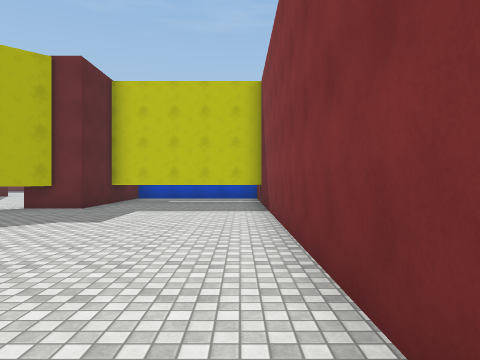
[1] (above)

16 first-person views from a walk through a 3-D level made in the Unity game engine. The camera is 1.5 m above the floor, looks level and sees 70° across. The floor is counted in squares, 2 m on a side. Each view is taken from the middle of a square. On the plan, view 1 faces up. The plan holds only what a view shows up to about 11 squares ahead; the rest is blank. The place goes on beyond the plan. The player is left out. Surface patterns are stand-ins for the level's own textures.

[2]
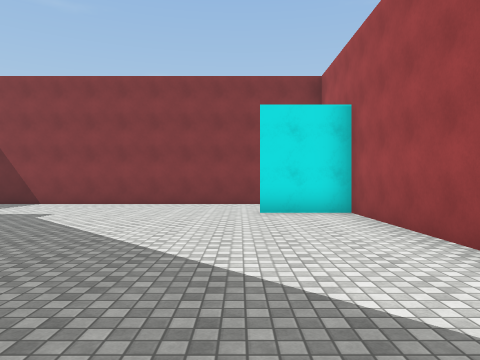

[3]
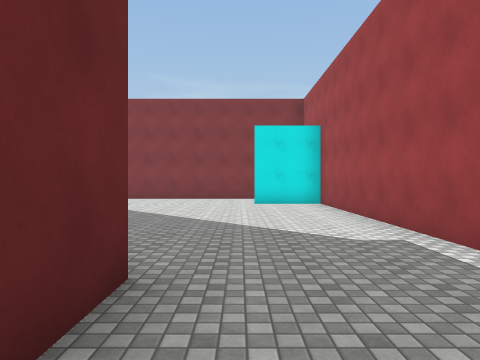

[4]
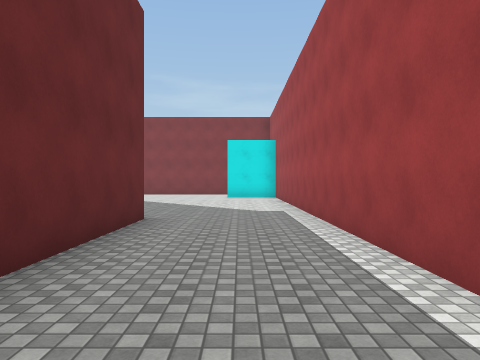

[5]
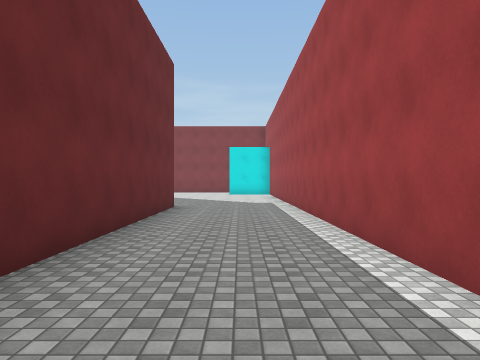

[6]
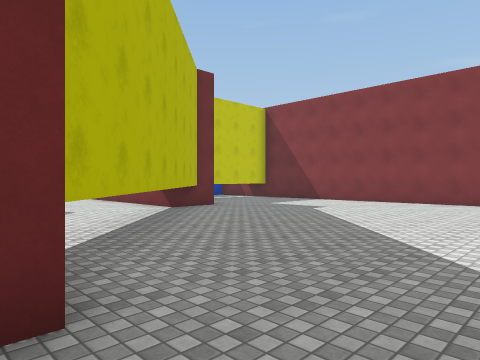

[7]
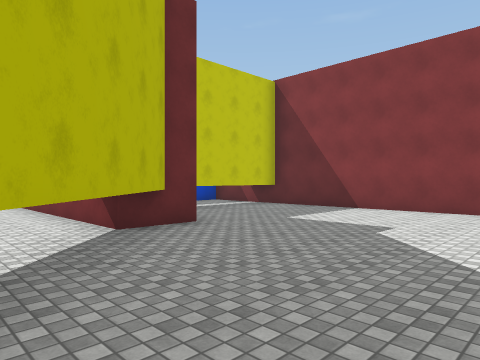

[8]
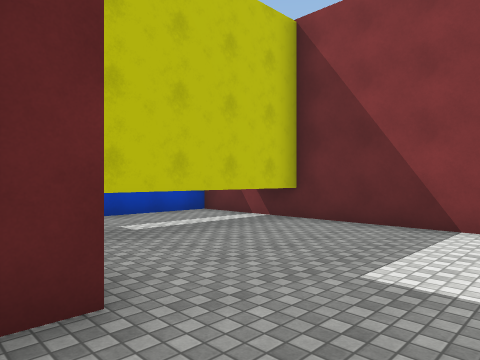

[9]
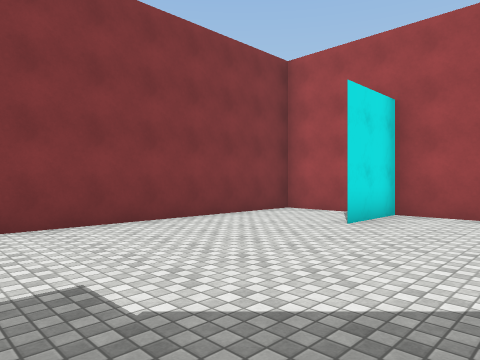

[10]
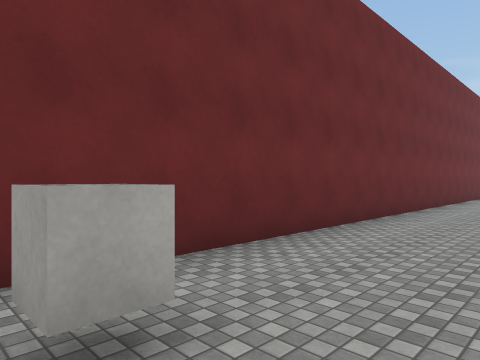

[11]
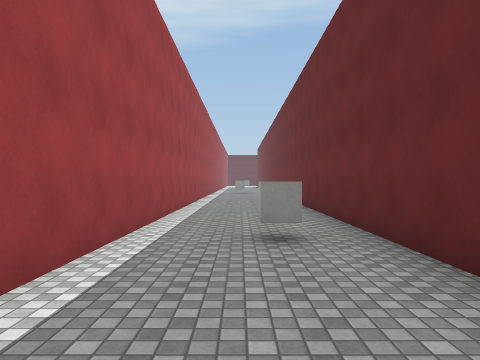

[12]
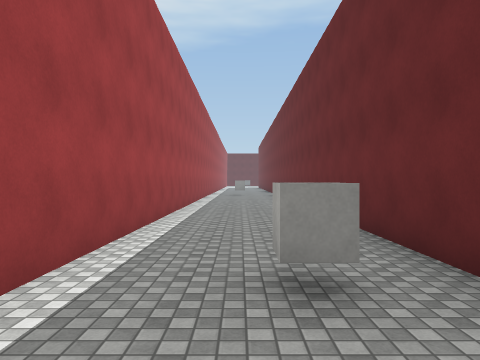

[13]
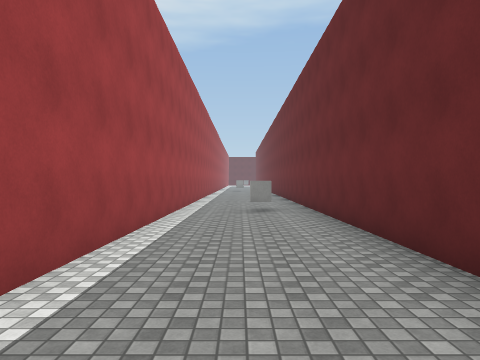

[14]
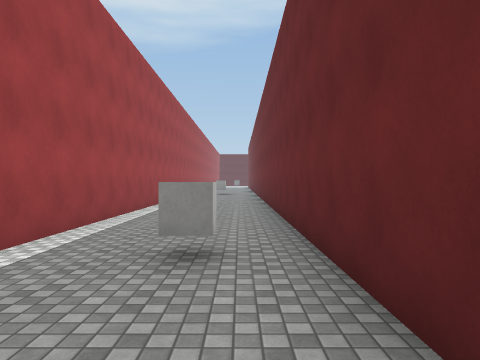

[15]
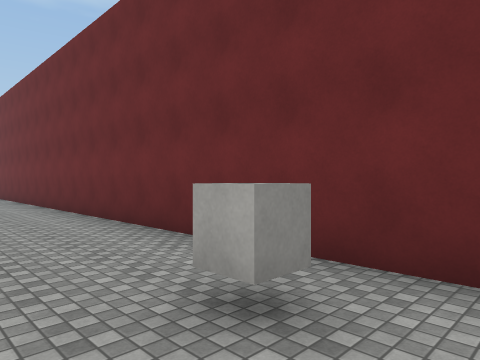

[16]
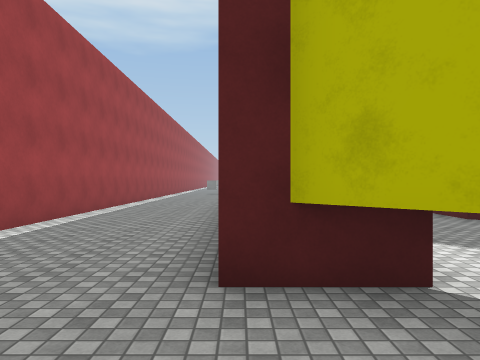

### Floor plan
Points are (right, up) in squares from view 1. A wall is a line through its corners. A room is listed if a view was taken in it or the views show most of it. See-through windows are left out.
Room 1 (views 1, 2, 3, 4, 5, 6, 7, 8, 9, 10, 11, 12, 13, 14, 15, 16)
walls: (-10.4, 4.4) (-10.4, 2.9) (-34.5, 2.9); (-4.8, 8.9) (-10.4, 3.3); (-2.2, -0.6) (-2.2, 1.6); (-4.1, 11) (-4.1, 9) (-5.6, 9); (0.8, 11.1) (-3.2, 11.1); (-34.5, -0.5) (0.7, -0.5) (0.7, 12)
objects: cube (-26, 1)

Positions as (right, up) in squares from view 1, and headings:
1: (0, 0), facing up
2: (-10, 2), facing right
3: (-13, 2), facing right
4: (-17, 1), facing right
5: (-20, 1), facing right
6: (-11, 1), facing up-right
7: (-8, 4), facing up-right
8: (-5, 7), facing up-right
9: (-5, 7), facing down-right
10: (-27, 0), facing up-right
11: (-22, 1), facing left
12: (-24, 1), facing left
13: (-18, 1), facing left
14: (-23, 2), facing left
15: (-25, 0), facing up-left
16: (-8, 3), facing left
